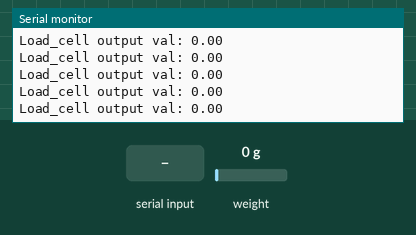
This sketch was run on a simulated ESP8266 (NodeMCU). Shown: the last lines printed to the serial monitor. The test bench sets the inputs (shaded band); at power-on: weight on the scale 0 g.

Above: at 3.6 s.
3.7 s: "t" received over Serial
At 3.86 s:
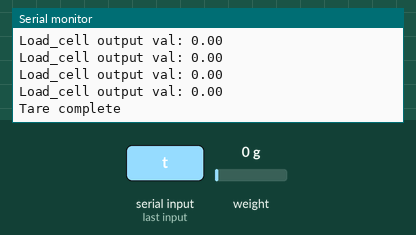
5.2 s: weight on the scale set to 100 g
At 5.59 s:
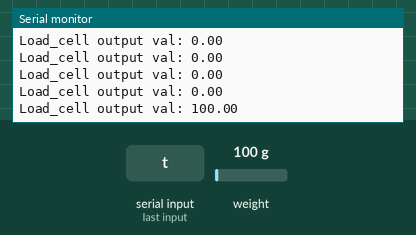
6.7 s: weight on the scale set to 1250 g
At 6.85 s:
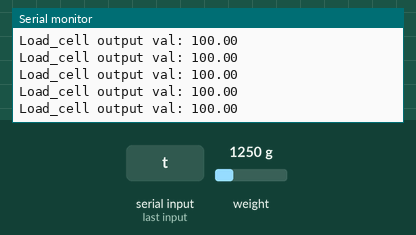
Timing chart, 0 to 9.7 s (numbered marks = the images above; inputs shaded):
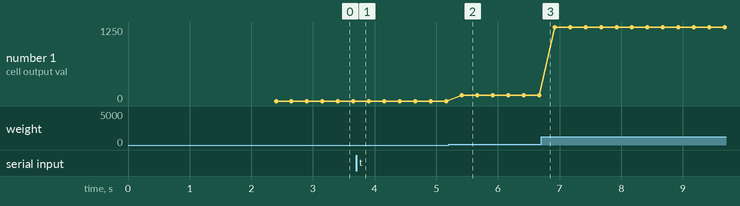

The sketch:

Load_Cell.ino
```cpp
//-------------------------------------------------------------------------------------
// HX711_ADC.h
// Arduino master library for HX711 24-Bit Analog-to-Digital Converter for Weigh Scales
// Olav Kallhovd sept2017
// Tested with      : HX711 asian module on channel A and YZC-133 3kg load cell
// Tested with MCU  : Arduino Nano
//-------------------------------------------------------------------------------------
// This is an example sketch on how to use this library
// Settling time (number of samples) and data filtering can be adjusted in the HX711_ADC.h file

#include <HX711_ADC.h>

//HX711 constructor (dout pin, sck pin)
HX711_ADC LoadCell(D2, D3);

long t;

void setup() {
	ESP.wdtDisable();
	ESP.wdtEnable(WDTO_8S);
	delay(0);
	Serial.begin(115200);
	Serial.println("Wait...");
	LoadCell.begin();
	Serial.println("Wait...");
	long stabilisingtime = 2000; // tare preciscion can be improved by adding a few seconds of stabilising time
	LoadCell.start(stabilisingtime);
	Serial.println("Wait...");
	LoadCell.setCalFactor(696.0); // user set calibration factor (float)
	Serial.println("Startup + tare is complete");
}

void loop() {
	ESP.wdtFeed();
	//update() should be called at least as often as HX711 sample rate; >10Hz@10SPS, >80Hz@80SPS
	//longer delay in scetch will reduce effective sample rate (be carefull with delay() in loop)
	LoadCell.update();

	//get smoothed value from data set + current calibration factor
	if (millis() > t + 250) {
		float i = LoadCell.getData();
		Serial.print("Load_cell output val: ");
		Serial.println(i);
		t = millis();
	}

	//receive from serial terminal
	if (Serial.available() > 0) {
		float i;
		char inByte = Serial.read();
		if (inByte == 't') LoadCell.tareNoDelay();
	}

	//check if last tare operation is complete
	if (LoadCell.getTareStatus() == true) {
		Serial.println("Tare complete");
	}

}
```

Measured:
- after the input at 3.7 s, the serial monitor: prints a new line at once (image 1)
- after the input at 5.2 s, the serial monitor: prints a new line after 0.21 s (image 2)
- plotted number 1: 0 → 100 after the input at 5.2 s, 100 → 1250 after the input at 6.7 s
